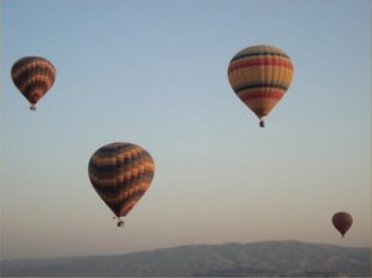
#> input picture 03-Binary Image Processing/images/balloon.png, 372 x 278 px
$ jupyter execute 10-Contour-boundingbox-and-Enclosing-Circle.ipynb
#> lines starting #> are read from the running program, lines starting #| are printed output that depends on the picture; after the words box and inside, x2 and y2 are one past the last pixel; in counts of white or black regions, pixels touching at a corner belong together
## 1- Importing Libraries

[cell 1]
import cv2
import numpy as np
import matplotlib.pyplot as plt

## 2- Loading Image

[cell 2]
input_image = cv2.imread("images/balloon.png")
#> input_image is the input picture: shape (278, 372, 3); mean B, G, R 157, 154.6, 149.1

# convert image to grayscale
gray_image = cv2.cvtColor(input_image, cv2.COLOR_BGR2GRAY)
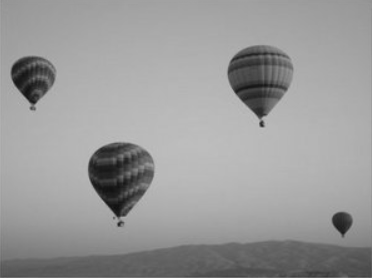
#> gray_image: shape (278, 372); min 14, max 191, mean 153.2

# invert black and white
_, binary_image = cv2.threshold(gray_image,127,255,cv2.THRESH_BINARY_INV)
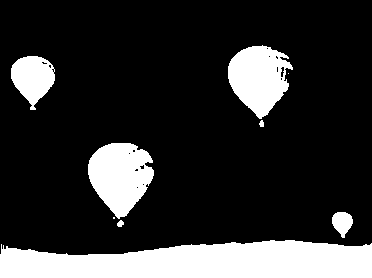
#> binary_image: shape (278, 372); 19.3% white; 9 white regions (2 under 20 px), largest, box (x1, y1, x2, y2) and area: (0, 240, 372, 278) 11442, (88, 143, 154, 219) 3432, (228, 45, 293, 119) 3140


plt.figure(figsize=[14,8])

plt.subplot(131);plt.imshow(input_image[...,::-1]);plt.title("Original")
plt.subplot(132);plt.imshow(gray_image, cmap='gray');plt.title("Gray image")
plt.subplot(133);plt.imshow(binary_image, cmap='gray');plt.title("Binary image")
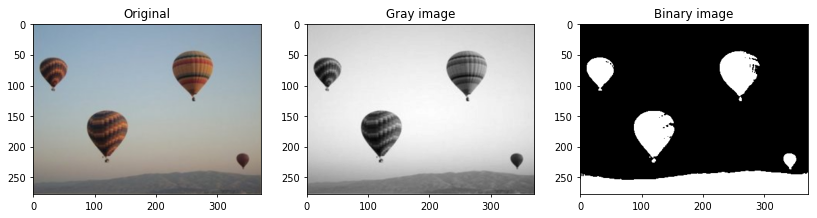
#> figure drawn by matplotlib, 3 panels

## 3- Finding Contours

[cell 3]
# Let's define our kernel size
kernel = cv2.getStructuringElement(cv2.MORPH_ELLIPSE, (5, 5), (2, 2))
closing = cv2.morphologyEx(binary_image, cv2.MORPH_CLOSE, kernel)
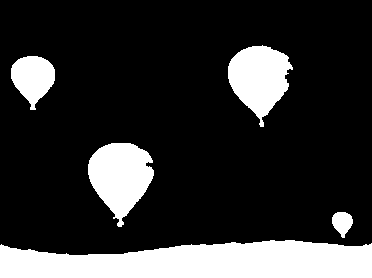
#> closing: shape (278, 372); 19.5% white; 5 white regions

contours, _ = cv2.findContours(closing, cv2.RETR_TREE, cv2.CHAIN_APPROX_SIMPLE)
#> contours = 5 contours; box (x1, y1, x2, y2) and area: (0, 240, 372, 278) 11060, (88, 143, 154, 227) 3408, (228, 45, 293, 127) 3134, (11, 56, 55, 110) 1492, (332, 212, 353, 238) 338
all_contours = cv2.drawContours(input_image.copy(), contours, -1, (0,255,0), 3)
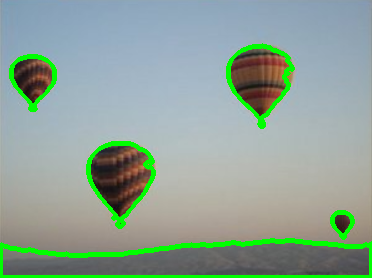
#> all_contours: shape (278, 372, 3); mean B, G, R 150.6, 163.1, 141.8


plt.figure(figsize=[14,8])

plt.subplot(121);plt.imshow(input_image[...,::-1]);plt.title("Original")
plt.subplot(122);plt.imshow(all_contours[...,::-1]);plt.title("Contours")
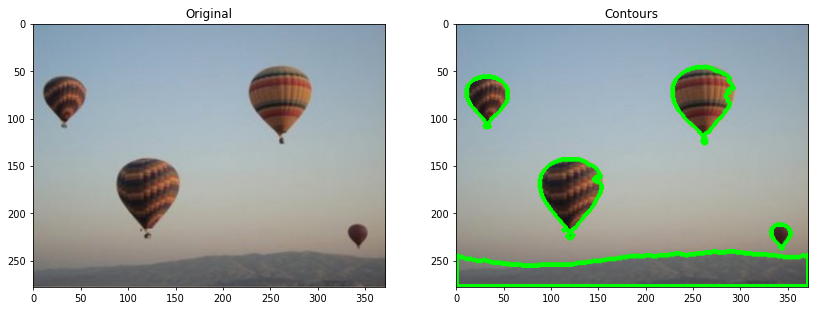
#> figure drawn by matplotlib, 2 panels

[cell 4]
drawing = input_image.copy()

cv2.drawContours(drawing, [contours[2]], -1, (0,255,255),3)
plt.imshow(drawing[...,::-1])

## 4- Draw Rectangle

[cell 5]
boundRect = cv2.boundingRect(contours[2])
#> boundRect = (88, 143, 66, 84)
centers, radius = cv2.minEnclosingCircle(contours[2])
#> centers = (120.5, 184); radius = 42.08

[cell 6]
drawing = input_image.copy()

cv2.rectangle(drawing, (int(boundRect[0]), int(boundRect[1])), \
  (int(boundRect[0]+boundRect[2]), int(boundRect[1]+boundRect[3])), (0,255,255), 2)

plt.imshow(drawing[...,::-1])

## 5- Draw Circle

[cell 7]
drawing = input_image.copy()

cv2.circle(drawing, (int(centers[0]), int(centers[1])), int(radius), (0,255,), 2)
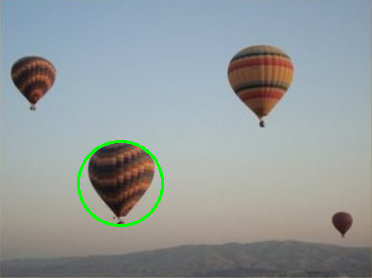
#> drawing: shape (278, 372, 3); mean B, G, R 155.7, 155.2, 147.8
plt.imshow(drawing[...,::-1])

## 6- Drawing All Contours

[cell 8]
input_image = cv2.imread("images/balloon.png")

# convert image to grayscale
gray_image = cv2.cvtColor(input_image, cv2.COLOR_BGR2GRAY)

# invert black and white
_, binary_image = cv2.threshold(gray_image,127,255,cv2.THRESH_BINARY_INV)

# Let's define our kernel size
kernel = cv2.getStructuringElement(cv2.MORPH_ELLIPSE, (5, 5), (2, 2))
closing = cv2.morphologyEx(binary_image, cv2.MORPH_CLOSE, kernel)

contours, _ = cv2.findContours(closing, cv2.RETR_TREE, cv2.CHAIN_APPROX_SIMPLE)

drawing = input_image.copy()

for c in contours:
    boundRect = cv2.boundingRect(c)
    cv2.rectangle(drawing, (int(boundRect[0]), int(boundRect[1])), \
  (int(boundRect[0]+boundRect[2]), int(boundRect[1]+boundRect[3])), (0,255,255), 2)
#> this loop made 5 passes
#> boundRect on passes 1 to 5: (0, 240, 372, 38), (332, 212, 21, 26), (88, 143, 66, 84), (11, 56, 44, 54), (228, 45, 65, 82)
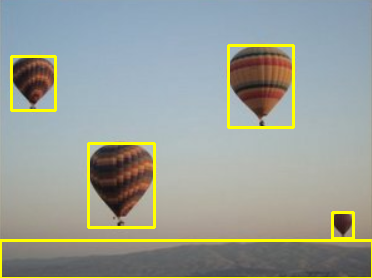
#> drawing: shape (278, 372, 3); 4.07% of pixels changed, all inside (x1, y1, x2, y2) = (0, 44, 372, 278)

plt.imshow(drawing[...,::-1])
